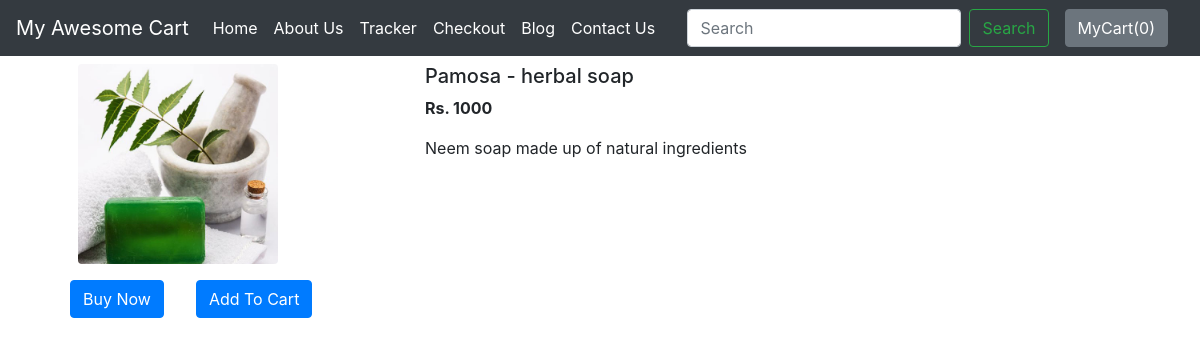
Page /shop/products/6 on the committed database.
### shop/models.py (models this page shows, shortened)
class Product(models.Model):
    product_id = models.AutoField
    product_name = models.CharField(max_length=50)
    category = models.CharField(max_length=50,default="")
    subcategory = models.CharField(max_length=50,default="")
    price = models.IntegerField(default=0)
    desc = models.CharField(max_length=1000)
    pub_date = models.DateField()
    image = models.ImageField(upload_to="shop/images",default="")

### shop/views.py (the view)
# urls.py: path('products/<int:myid>',views.productView,name="ProductView"),
def productView(request, myid):
    product = Product.objects.filter(id=myid)
    return render(request, "shop/productview.html", {'product': product[0]})

### shop/templates/shop/productview.html (shortened to what this page needs)
{% extends 'shop/basic.html' %}
{% load static %}
{% block body %}
<div class="container">
    <div class="row my-2">
        <div class="col-md-4">
            <div class="row ">
            <img src="/media/{{product.image}}" class="mx-5 rounded" alt="" width="200px" height="200px">
        <div class="row mx-4 my-3">
            <button class="btn btn-primary mx-3"> Buy Now</button>
            <button class="btn btn-primary mx-3 "> Add To Cart</button>
        </div>
            </div>
        </div>
        <div class="col-md-8">
            <h5>{{product.product_name}}</h5>
            <p><b>Rs. {{product.price}}</b></p>
            <p>{{product.desc}}</p>
        </div>
    </div>
</div>
{% endblock body %}

### rows in the picture
Product: image (picture), product_name "Pamosa - herbal soap", price "1000", desc "Neem soap made up of natural ingredients"
